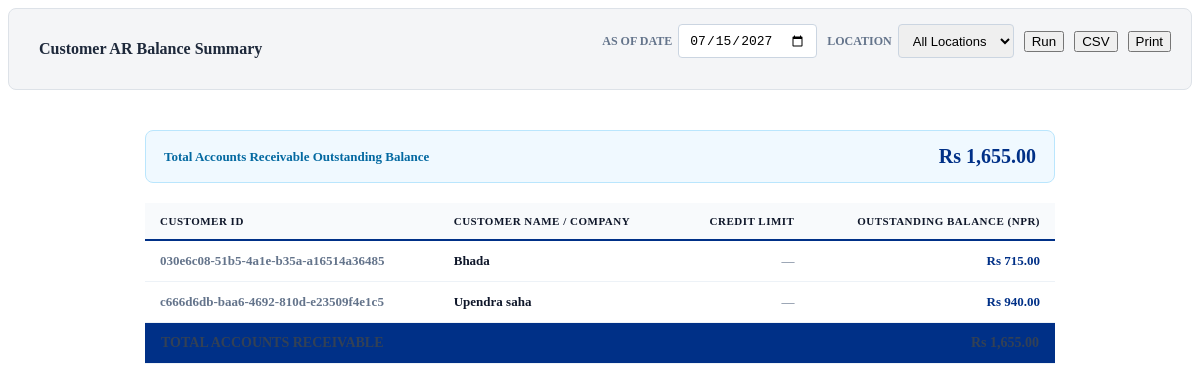
The app's page /forms/modules/reports/customers/ar_balance_summary_list.php, older data.
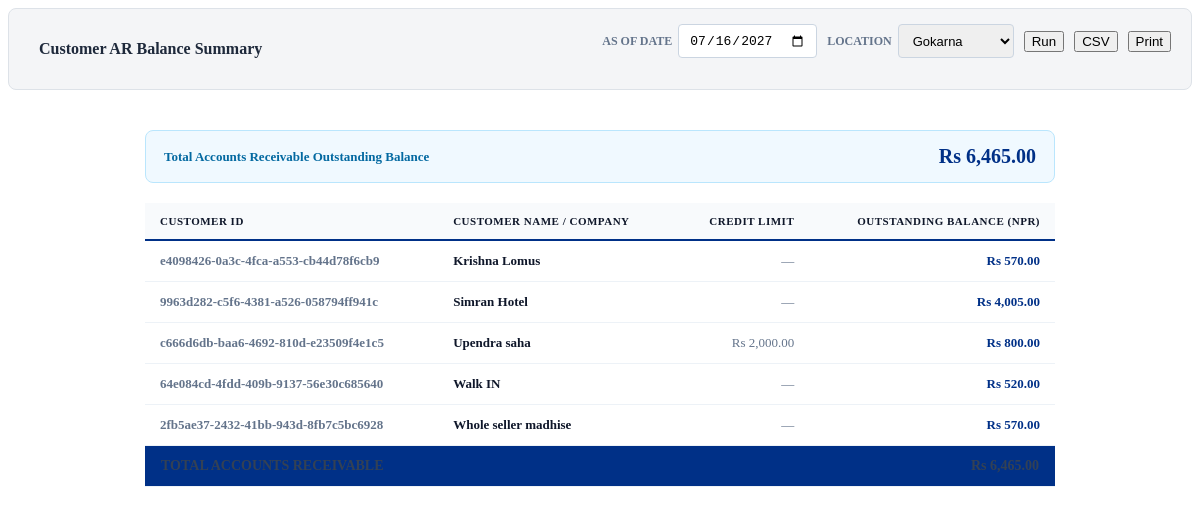
The same page, newer data.
### tables this page shows
CREATE TABLE `system_info` (
  `id` int(30) NOT NULL AUTO_INCREMENT,
  `meta_field` text NOT NULL,
  `meta_value` text NOT NULL,
  PRIMARY KEY (`id`),
  KEY `idx_si_meta_field` (`meta_field`(768))
);

CREATE TABLE `customers` (
  `id` varchar(36) NOT NULL,
  `customer_code` varchar(20) DEFAULT NULL,
  `full_name` varchar(150) NOT NULL,
  `customer_type` enum('retail','wholesale','bar','hotel') NOT NULL,
  `location_id` varchar(36) DEFAULT NULL,
  `phone` varchar(20) DEFAULT NULL,
  `email` varchar(150) DEFAULT NULL,
  `pan_number` varchar(20) DEFAULT NULL,
  `receivable_account_id` varchar(36) NOT NULL,
  `credit_limit` decimal(14,2) DEFAULT NULL,
  `payment_terms_days` int(11) DEFAULT NULL,
  `is_active` tinyint(1) NOT NULL DEFAULT 1,
  `created_at` timestamp NOT NULL DEFAULT current_timestamp(),
  `is_deleted` tinyint(1) DEFAULT 0,
  `updated_at` timestamp NOT NULL DEFAULT current_timestamp() ON UPDATE current_timestamp(),
  PRIMARY KEY (`id`),
  UNIQUE KEY `customer_code` (`customer_code`),
  KEY `receivable_account_id` (`receivable_account_id`),
  KEY `location_id` (`location_id`),
  KEY `idx_cust_del_act` (`is_deleted`,`is_active`),
  KEY `idx_cust_created` (`created_at`,`is_deleted`),
  CONSTRAINT `customers_ibfk_1` FOREIGN KEY (`receivable_account_id`) REFERENCES `accounts` (`id`)
);

### forms/modules/reports/customers/ar_balance_summary_list.php (the view, shortened to what the changed rows need)
<?php
require_once 'database/DBConnection.php';
require_once 'forms/modules/reports/rpt_helpers.php';
require_once 'api/reference_helper.php';
$db = db();
$today     = date('Y-m-d');
$date_to   = $_GET['date_to'] ?? $today;
$cust_balances = $db->fetchAll("
    SELECT c.id, c.full_name, c.credit_limit, COALESCE(SUM(ci.balance_due), 0.00) as balance
    FROM customers c
    JOIN customer_invoices ci ON c.id = ci.customer_id
    JOIN transaction_headers h ON ci.header_id = h.id
    WHERE c.is_active = 1 AND c.is_deleted = 0 AND h.is_deleted = 0 AND h.status NOT IN ('void', 'voided', 'draft')
      AND h.txn_date <= ?
    GROUP BY c.id, c.full_name, c.credit_limit
    HAVING balance > 0.01
    ORDER BY c.full_name ASC
", [$date_to]);
$total_ar_balance = array_sum(array_column($cust_balances, 'balance'));
?>
<?php rpt_filter_bar('Customer AR Balance Summary', [
    ['name' => 'date_to', 'label' => 'As of Date', 'type' => 'date', 'default' => $date_to],
], 'tbl-ar-summary'); ?>
<div class="ns-portlet" style="max-width: 950px; margin: 0 auto;">
    <div class="ns-portlet-content" style="padding: 20px;">
        <div style="display:flex; justify-content:space-between; align-items:center; margin-bottom:20px; padding:14px 18px; background:#f0f9ff; border:1px solid #bae6fd; border-radius:8px;">
            <div style="font-size:13px; font-weight:700; color:#0369a1;">
                <i class="fas fa-users"></i> Total Accounts Receivable Outstanding Balance
            </div>
            <div style="font-size:20px; font-weight:800; color:#003087;">
                <?= rpt_currency($total_ar_balance) ?>
            </div>
        </div>
        <table class="ns-report-table-static" id="tbl-ar-summary">
            <thead>
                <tr>
                    <th>Customer ID</th>
                    <th>Customer Name / Company</th>
                    <th style="text-align:right">Credit Limit</th>
                    <th style="text-align:right">Outstanding Balance (NPR)</th>
                </tr>
            </thead>
            <tbody>
                <?php if (empty($cust_balances)): ?>
                    <tr><td colspan="4" style="text-align:center; padding:30px; color:#94a3b8;">No customer balances outstanding as of selected date.</td></tr>
                <?php else: ?>
                    <?php foreach ($cust_balances as $cb):
                        $name = $cb['full_name'];
                    ?>
                        <tr>
                            <td style="font-weight:700; color:#64748b;"><?= htmlspecialchars($cb['id']) ?></td>
                            <td style="font-weight:600; color:#0f172a;"><?= htmlspecialchars($name) ?></td>
                            <td style="text-align:right; color:#64748b;"><?= (float)$cb['credit_limit'] > 0 ? rpt_currency((float)$cb['credit_limit']) : '—' ?></td>
                            <td style="text-align:right; font-weight:700; color:#003087;"><?= rpt_currency((float)$cb['balance']) ?></td>
                        </tr>
                    <?php endforeach; ?>
                <?php endif; ?>
            </tbody>
            <tfoot>
                <tr style="background:#003087; color:#fff; font-weight:900; font-size:14px">
                    <td colspan="3" style="padding:12px 16px">TOTAL ACCOUNTS RECEIVABLE</td>
                    <td style="text-align:right; padding:12px 16px"><?= rpt_currency($total_ar_balance) ?></td>
                </tr>
            </tfoot>
        </table>
    </div>
</div>

### forms/modules/reports/rpt_helpers.php (shortened to what the changed rows need)
<?php
function rpt_header(string $title) {
    static $shutdown_registered = false;
    if (!$shutdown_registered) {
        register_shutdown_function(function() {
            echo '</td></tr></tbody></table>';
        });
    }
    echo '<table class="rpt-main-print-wrapper" style="width:100%; border-collapse:collapse; border:none; margin:0; padding:0;">';
    echo '<tbody><tr><td style="border:none; padding:0;">';
}
function rpt_get_current_fiscal_year_dates(): array {
    static $fy_dates = null;
    if ($fy_dates !== null) return $fy_dates;
    $today = date('Y-m-d');
    $db = db();
    $active_fy = $db->fetchOne("SELECT * FROM fiscal_years WHERE ? BETWEEN start_date AND end_date LIMIT 1", [$today]);
    if (!$active_fy) {
        $active_fy = $db->fetchOne("SELECT * FROM fiscal_years WHERE status IN ('open', 'reopened') ORDER BY start_date DESC LIMIT 1");
    }
    if (!$active_fy) {
        $active_fy = $db->fetchOne("SELECT * FROM fiscal_years ORDER BY start_date DESC LIMIT 1");
    }
    if ($active_fy) {
        $fy_dates = [
            'start_date' => $active_fy['start_date'],
            'end_date'   => $active_fy['end_date'],
            'name'       => $active_fy['name'],
        ];
    } else {
        $m = (int)date('n'); $d = (int)date('j'); $y = (int)date('Y');
        if ($m > 7 || ($m == 7 && $d >= 16)) {
            $s = "{$y}-07-16"; $e = ($y+1) . "-07-15";
        } else {
            $s = ($y-1) . "-07-16"; $e = "{$y}-07-15";
        }
        $fy_dates = [
            'start_date' => $s,
            'end_date'   => $e,
            'name'       => 'Current FY',
        ];
    }
    return $fy_dates;
}
function rpt_filter_bar(string $title, array $filters, string $export_id = '', string $extra_html = '') {
    rpt_header($title);
    $has_loc_filter = false;
    if (!$has_loc_filter) {
        $filters[] = rpt_location_filter();
    }
    echo '<div class="rpt-toolbar">';
    echo '<form method="GET" class="rpt-filter-form" id="rpt-filter-form">';
    foreach ($filters as $f) {
        $raw_val = $_GET[$f['name']] ?? ($f['default'] ?? '');
        $val = is_array($raw_val) ? implode(',', array_map('htmlspecialchars', $raw_val)) : htmlspecialchars((string)$raw_val);
        echo '<div class="rpt-filter-group">';
        echo '<label>'.$f['label'].'</label>';
        if ($f['type'] === 'date') {
            echo '<input type="date" name="'.$f['name'].'" value="'.$val.'" class="ns-input rpt-input">';
        } elseif ($f['type'] === 'select') {
            echo '<select name="'.$f['name'].'" class="ns-select rpt-input">';
            foreach ($f['options'] as $ov => $ol) {
                $sel = ($val == $ov) ? ' selected' : '';
                echo '<option value="'.htmlspecialchars($ov).'"'.$sel.'>'.htmlspecialchars($ol).'</option>';
            }
            echo '</select>';
        } else {
            echo '<input type="text" name="'.$f['name'].'" value="'.$val.'" class="ns-input rpt-input">';
        }
        echo '</div>';
    }
    echo '</form>';
    echo '</div>';
}
function rpt_currency(float $v): string {
    static $dp = null;
    if ($dp === null) {
        $db = db();
        $dp = (int)($db->fetchOne("SELECT meta_value FROM system_info WHERE meta_field = 'decimal_places'")['meta_value'] ?? 2);
    }
    return 'Rs '.number_format($v, $dp);
}
function rpt_get_location_options(): array {
    static $loc_options = null;
    if ($loc_options === null) {
        $db = db();
        $rows = $db->fetchAll("SELECT id, name FROM locations WHERE is_deleted = 0 AND is_active = 1 ORDER BY name ASC");
        $loc_options = ['' => 'All Locations'];
        foreach ($rows as $r) {
            $loc_options[$r['id']] = $r['name'];
        }
    }
    return $loc_options;
}
function rpt_location_filter(string $name = 'location_id', string $label = 'Location'): array {
    $default_loc = $_GET[$name] ?? ($_SESSION['location_id'] ?? (function_exists('get_user_default_location_id') ? get_user_default_location_id() : ''));
    return [
        'name' => $name,
        'label' => $label,
        'type' => 'select',
        'default' => $default_loc,
        'options' => rpt_get_location_options()
    ];
}
?>

Row changes from the older to the newer data that the page shows:
no longer on this page (row edited): customers: id "030e6c08-51b5-4a1e-b35a-a16514a36485", full_name "Bhada", balance "Rs 715.00"
computed for system_info: meta_value "Rs 1,655.00" → "Rs 6,465.00"
now on this page (row edited): customers: id "e4098426-0a3c-4fca-a553-cb44d78f6cb9", full_name "Krishna Lomus", balance "Rs 570.00"
now on this page (row edited): customers: id "9963d282-c5f6-4381-a526-058794ff941c", full_name "Simran Hotel", balance "Rs 4,005.00"
changed customers "c666d6db-baa6-4692-810d-e23509f4e1c5": credit_limit.meta_value (not shown) → "Rs 2,000.00"; balance "Rs 940.00" → "Rs 800.00"; no longer shows "—"
now on this page (row edited): customers: id "64e084cd-4fdd-409b-9137-56e30c685640", full_name "Walk IN", balance "Rs 520.00"
now on this page (row edited): customers: id "2fb5ae37-2432-41bb-943d-8fb7c5bc6928", full_name "Whole seller madhise", balance "Rs 570.00"
Text that changed along with them:
form field date_to: "07/15/2027" → "07/16/2027"
form field location_id: "All Locations" → "Gokarna"
